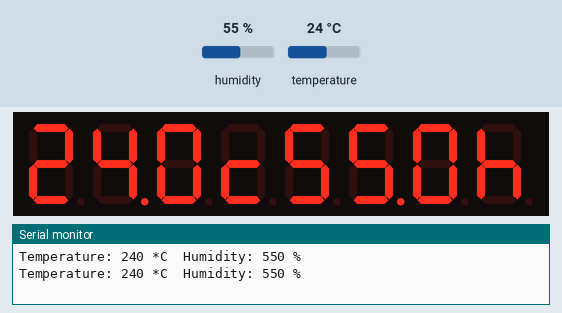
Bench run of a sketch on a simulated Arduino Uno, built with avr-gcc and run on an emulated ATmega328P. Parts: 8-digit seven-segment display, the last lines printed to the serial monitor. The test bench sets the inputs (shaded band); at power-on: humidity 55 %, temperature 24 °C.

Above: at 2.8 s.
2.9 s: humidity set to 22 %
At 5.0 s:
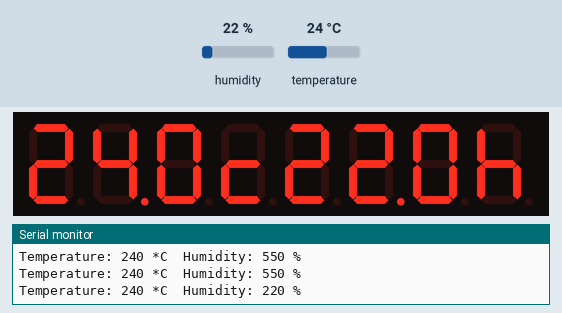
5.6 s: temperature set to 12 °C
At 7.0 s:
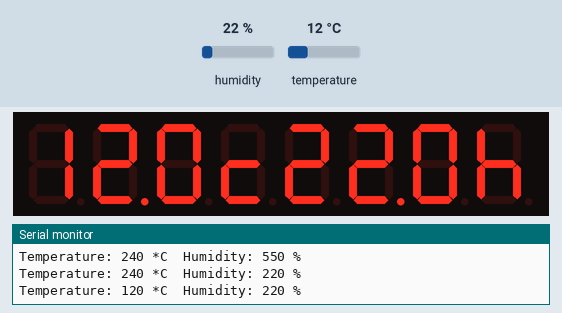
8.3 s: humidity set to 40 %
At 11.1 s:
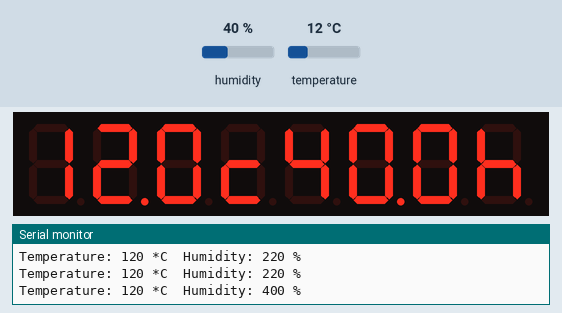
11.5 s: temperature set to 19 °C
At 13.1 s:
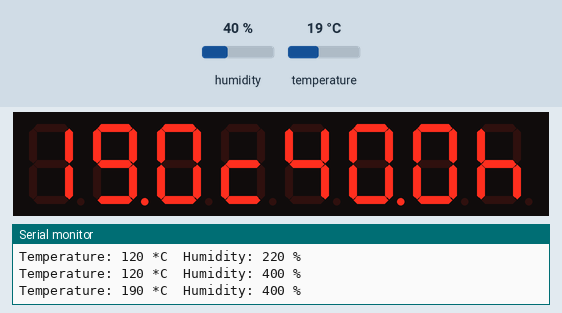
Timing chart, 0 to 14.6 s (numbered marks = the images above; inputs shaded):
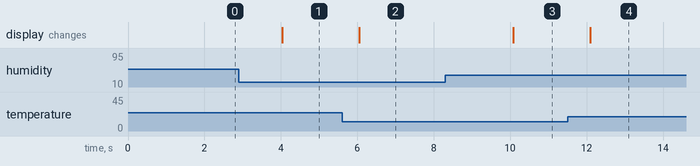

The sketch:

DHT22_with_TM1638.ino
```cpp
#include <TM1638plus.h>
#include "DHTesp.h"
#define Pin_DHT22 15 // D15
#define Brd_STB 18 // strobe = GPIO connected to strobe line of module
#define Brd_CLK 19 // clock = GPIO connected to clock line of module
#define Brd_DIO 21 // data = GPIO connected to data line of module
bool high_freq = true; //default false,, If using a high freq CPU > ~100 MHZ set to true.
DHTesp dht;
TM1638plus tm(Brd_STB, Brd_CLK , Brd_DIO, high_freq);
void setup() {
  Serial.begin(115200);
  dht.setup(Pin_DHT22, DHTesp::DHT22);
  tm.displayBegin();
}
void loop() {
  int h = dht.getHumidity()*10;
  int t = dht.getTemperature()*10;
  Serial.print("Temperature: ");
  Serial.print(t); Serial.print(" *C\t");
  Serial.print("Humidity: ");
  Serial.print(h); Serial.print(" %\n");
  int Tempp2 = t / 100; int Tempp1 = (t / 10) % 10; int Tempp0 = t % 10;
  int Humi2 = h / 100; int Humi1 = (h / 10) % 10; int Humi0 = h % 10;
  tm.displayHex(0, Tempp2);
  tm.displayASCIIwDot(1, Tempp1 + '0'); // turn on dot
  tm.displayHex(2, Tempp0);
  tm.display7Seg(3, B01011000); // Code=tgfedcba
  tm.displayHex(4, Humi2);
  tm.displayASCIIwDot(5, Humi1 + '0'); // turn on dot
  tm.displayHex(6, Humi0);
  tm.display7Seg(7, B01110100); // Code=tgfedcba
  delay(2000);
}
```

Measured:
- after the input at 2.9 s, the display: changes after 1.1 s (image 1)
- after the input at 5.6 s, the display: changes after 0.46 s (image 2)
- after the input at 8.3 s, the display: changes after 1.8 s (image 3)
- after the input at 11.5 s, the display: changes after 0.60 s (image 4)
